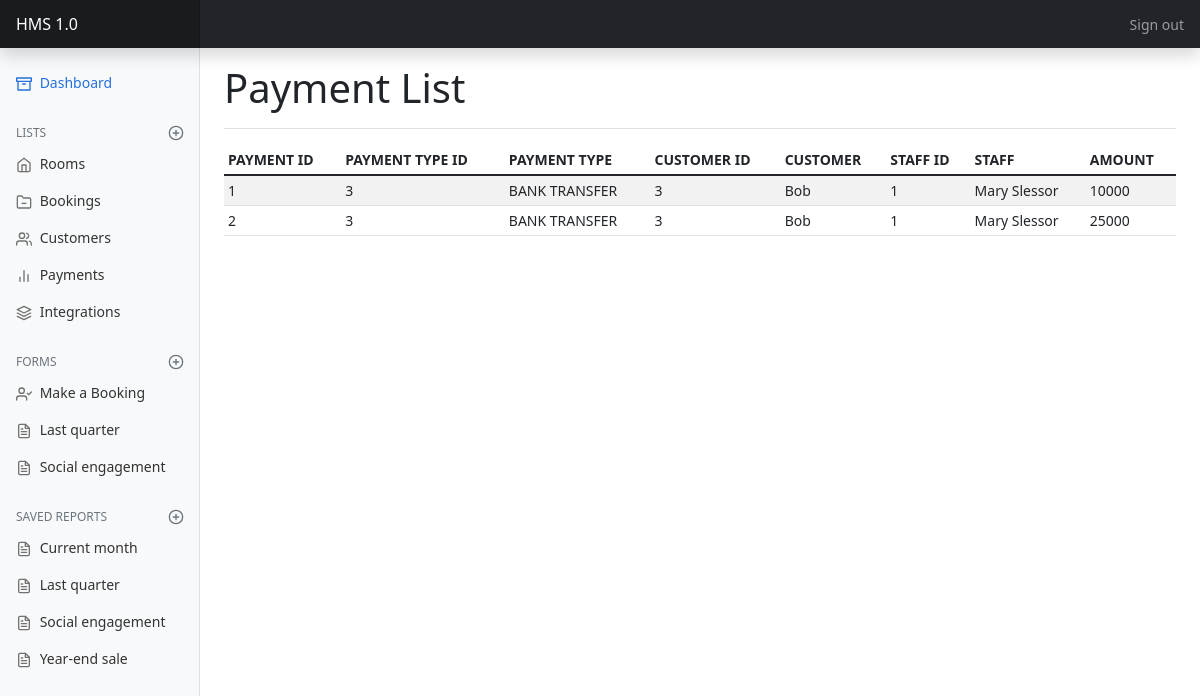
The page /payments/ on the database as committed earlier.
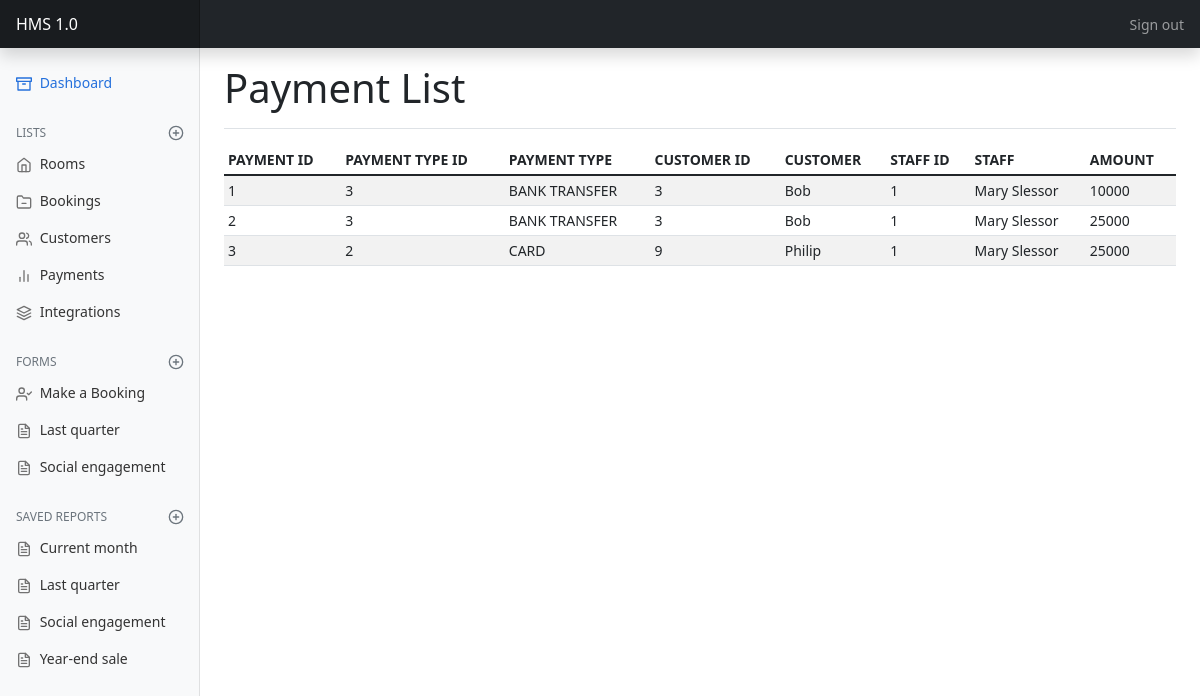
The same page on the database as committed later.
### hotel/models.py (models this page shows, shortened)
class Payment(models.Model):
    payment_type_id = models.ForeignKey(PaymentType, on_delete=models.CASCADE)
    customer_id = models.ForeignKey(User, on_delete=models.CASCADE)
    staff_id = models.ForeignKey(Receptionist, on_delete=models.CASCADE)
    amount = models.CharField(max_length=10)
    created_at = models.DateTimeField(auto_now_add=True, null=True)
    updated_at = models.DateTimeField(auto_now=True, null=True)

class PaymentType(models.Model):
    name = models.CharField(max_length=200, unique=True)
    created_at = models.DateTimeField(auto_now_add=True, null=True)
    updated_at = models.DateTimeField(auto_now=True, null=True)

class User(AbstractUser):
    username = models.CharField(max_length=200, unique=True)
    email = models.EmailField(max_length=200, unique=True)
    phone_number = models.CharField(max_length=200, unique=True)
    password = models.CharField(max_length=200)
    otp_code = models.CharField(max_length=200, default=None, unique=True, null=True)
    email_verified = models.BooleanField(default=False)
    is_admin = models.BooleanField(default=False)
    is_superadmin = models.BooleanField(default=False)
    created_at = models.DateTimeField(auto_now_add=True, null=True)
    updated_at = models.DateTimeField(auto_now=True, null=True)

class Receptionist(models.Model):
    user_id = models.ForeignKey(User, on_delete=models.CASCADE)
    first_name = models.CharField(max_length=200, unique=True)
    last_name = models.CharField(max_length=200, unique=True)
    SEX = (('M', 'MALE'), ('F', 'FEMALE'))
    gender = models.CharField(max_length=8, choices=SEX)
    avatar_url = models.CharField(max_length=200, null=True)
    created_at = models.DateTimeField(auto_now_add=True, null=True)
    updated_at = models.DateTimeField(auto_now=True, null=True)

### hotel/views.py (the view)
# urls.py: path('payments/', views.PaymentList.as_view(), name='payment_lists'),
class PaymentList(ListView):
    model = Payment

### hotel/templates/hotel/payment_list.html
{% extends "hotel/base_dashboard.html" %}
{% load static %}
{% block heading %}
    <h1>Payment List</h1>
{% endblock heading %}
{% block main %}
        <div class="table-responsive">
        <table class="table table-striped table-sm">
            <thead>
            <tr>
                <th scope="col">PAYMENT ID</th>
                <th scope="col">PAYMENT TYPE ID</th>
                <th scope="col">PAYMENT TYPE</th>
                <th scope="col">CUSTOMER ID</th>
                <th scope="col">CUSTOMER</th>
                <th scope="col">STAFF ID</th>
                <th scope="col">STAFF</th>
                <th scope="col">AMOUNT</th>
            </tr>
            </thead>
            <tbody>
            {% for payment in payment_list %}
            <tr>
                <td>{{payment.id}}</td>
                <td>{{payment.payment_type_id.id}}</td>
                <td>{{payment.payment_type_id.name}}</td>
                <td>{{payment.customer_id.id}}</td>
                <td>{{payment.customer_id.username | title}}</td>
                <td>{{payment.staff_id.id}}</td>
                <td>{{payment.staff_id.first_name | title}} {{payment.staff_id.last_name | title}}</td>
                <td>{{payment.amount}}</td>
            </tr>
            {% endfor %}
            </tbody>
        </table>
        </div>
{% endblock main %}

Rows that differ between the two databases and show on the page:
added Payment: id "3", payment_type_id.id "2", payment_type_id.name "CARD", customer_id.id "9", customer_id.username "Philip", staff_id.id "1", staff_id.first_name "Mary", staff_id.last_name "Slessor", amount "25000"
